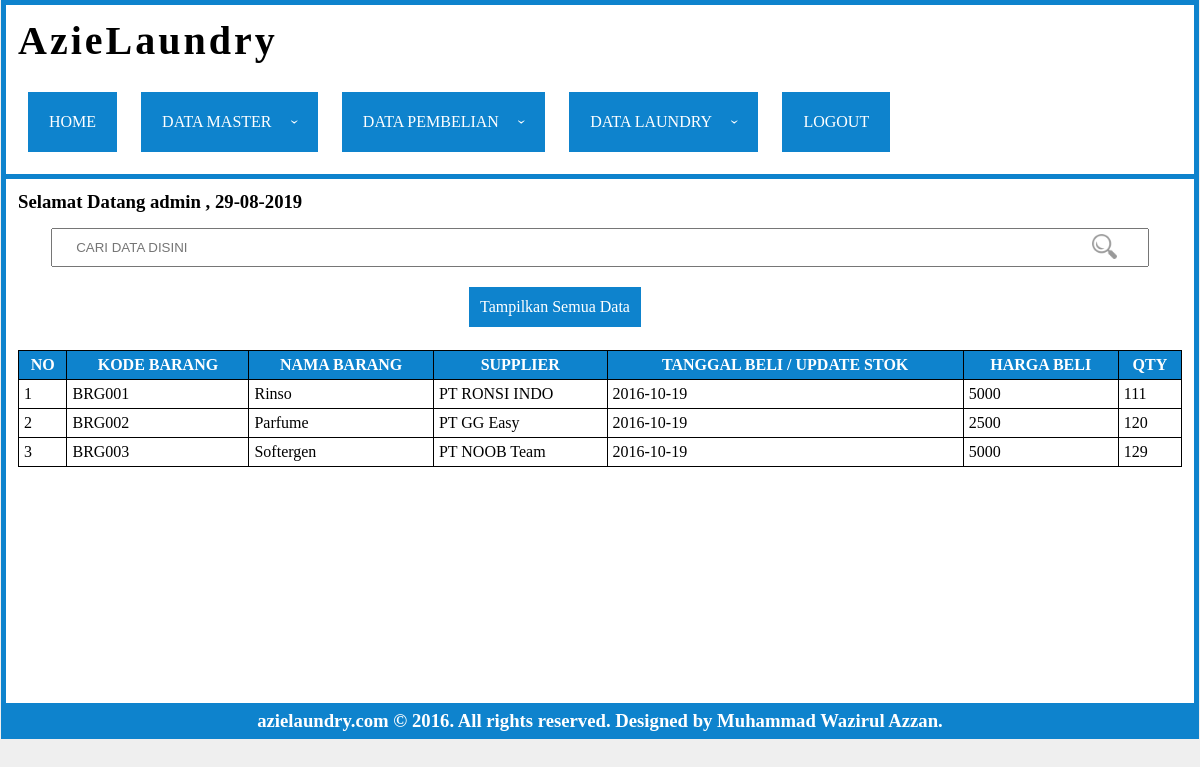
The app's page /index.php?page=barang (signed in) with its own data.
### tables this page shows
CREATE TABLE `tbl_akun` (
  `id` int(11) NOT NULL,
  `username` varchar(50) NOT NULL,
  `password` varchar(50) NOT NULL,
  `nama` varchar(50) NOT NULL,
  `alamat` varchar(100) NOT NULL,
  `status` varchar(50) NOT NULL
);

CREATE TABLE `tbl_barang` (
  `kode_barang` varchar(10) NOT NULL,
  `nama_barang` varchar(100) NOT NULL,
  `supplier` varchar(100) NOT NULL,
  `qty` int(11) NOT NULL,
  `tgl_bu_stok` date NOT NULL,
  `jam_bu_stok` time NOT NULL,
  `hrg_beli` int(11) NOT NULL
);

### conn/cek-login.php (called while the page is built, shortened)
<?php
include 'conn.php';
	$username = $_SESSION['username'];
	$q = mysqli_query($conn,"SELECT * from tbl_akun where username = '".$username."'");
	$data = mysqli_fetch_array($q);
	$nama = $data['nama'];
?>

### page/barang/read.php (the view, shortened to what this page needs)
<form method="post" id="pencarian">
	<input type="text" name="acuan" placeholder="CARI DATA DISINI" id="pencarian"><span class="search-icon"><img src="img/search.png"></span></input>
</form>
<ul id="submenu">
	<li><a class="alldata">Tampilkan Semua Data</a></li>
</ul>
<br>
<table>
	<thead>
		<tr>
			<th>No</th>
			<th>Kode Barang</th>
			<th>nama barang</th>
			<th>supplier</th>
			<th>tanggal beli / update stok</th>
			<th>harga beli</th>
			<th>qty</th>
		</tr>
	</thead>
	<tbody>
		<?php
		$no = 1;
		if (isset($_POST['acuan'])) {
			$acuan = $_POST['acuan'];
			$query = mysqli_query($conn,"SELECT * FROM  tbl_barang b where b.kode_barang like '%$acuan%' or b.supplier like '%$acuan%' or b.tgl_bu_stok like '%$acuan%' or b.hrg_beli like '%$acuan%' or b.qty like '%$acuan%'");
		}else{
			$query = mysqli_query($conn,"SELECT * FROM  tbl_barang");
		}
		while($data = mysqli_fetch_array($query)){
		?>
		<tr>
			<td><?=$no?></td>
			<td><?=$data['kode_barang']?></td>
			<td><?=$data['nama_barang']?></td>
			<td><?=$data['supplier']?></td>
			<td><?=$data['tgl_bu_stok']?></td>
			<td><?=$data['hrg_beli']?></td>
			<td><?=$data['qty']?></td>
		</tr>
		<?php
		$no++;
		}
		?>
	</tbody>
</table>

### index.php (shortened to what this page needs)
<?php
include 'conn/cek-login.php';
?>
<!DOCTYPE html>
<html>
<head>
<link rel="stylesheet" type="text/css" href="css/index.css">
</head>
<body>
<div id="header">
		<h1>AzieLaundry</h1><br>
		<div class="menu">
			<ul class="nav-ul">
				<li class="nav-li"><a href="index.php">home</a></li>
				<li class="nav-li"><a>data master<span class="arrow"></span></a>
				</li>
				<li class="nav-li"><a>data pembelian<span class="arrow"></span></a>
				</li>
				<li class="nav-li"><a>data laundry<span class="arrow"></span></a>
				</li>
				<li class="nav-li"><a href="logout.php">logout</a></li>
			</ul>
		</div>
</div>
<div id="body">
	<h3>Selamat Datang <?=$nama?> , <?=date('d-m-Y')?></h3>
	<?php
	if (isset($_GET['page'])) {
		$page = $_GET['page'];
	}else{
		$page = "";
	}
	if(isset($_GET['id'])){$id = $_GET['id'];}else{$id="";}
	if ($page == "konsumen") {
		include 'page/konsumen/read.php';
	}else if ($page == "akun") {
		include 'page/akun/read.php';
	}else if ($page == "akun-add" || $page == "akun-edit"){
		include 'form.php';
	}else if($page == "akun-del"){
		header("location:page/akun/action.php?aksi=del&id=$id");
	}else if ($page == "konsumen-add" || $page == "konsumen-edit" || $page == "konsumen-add-keranjang"){
		include 'form.php';
	}else if($page == "konsumen-del"){
		header("location:page/konsumen/action.php?aksi=del&id=$id");
	}else if ($page == "karyawan") {
		include 'page/karyawan/read.php';
	}else if ($page == "karyawan-add" || $page == "karyawan-edit"){
		include 'form.php';
	}else if($page == "karyawan-del"){
		header("location:page/karyawan/action.php?aksi=del&id=$id");
	}else if ($page == "supplier") {
		include 'page/supplier/read.php';
	}else if ($page == "supplier-add" || $page == "supplier-edit"){
		include 'form.php';
	}else if($page == "supplier-del"){
		header("location:page/supplier/action.php?aksi=del&id=$id");
	}else if ($page == "barang") {
		include 'page/barang/read.php';
	}else if ($page == "pembelian") {
		include 'page/pembelian/read.php';
	}else if ($page == "pembelian-add"){
		include 'form.php';
	}else if ($page == "pembelian-add-lama"){
		include 'form.php';
	}else if ($page == "histori-pembelian") {
		include 'page/histori-pembelian/read.php';
	}else if ($page == "histori-pembelian-download") {
		include 'form.php';
	}else if ($page == "jenis-laundry") {
		include 'page/jnslaundry/read.php';
	}else if ($page == "jenis-laundry-add" || $page == "jenis-laundry-edit"){
		include 'form.php';
	}else if($page == "jenis-laundry-del"){
		header("location:page/jnslaundry/action.php?aksi=del&id=$id");
	}else if ($page == "jenis-pakaian") {
		include 'page/jnspakaian/read.php';
	}else if ($page == "jenis-pakaian-add" || $page == "jenis-pakaian-edit"){
		include 'form.php';
	}else if($page == "jenis-pakaian-del"){
		header("location:page/jnspakaian/action.php?aksi=del&id=$id");
	}else if ($page == "tarif") {
		include 'page/tarif/read.php';
	}else if ($page == "tarif-add" || $page == "tarif-edit"){
		include 'form.php';
	}else if($page == "tarif-del"){
		header("location:page/tarif/action.php?aksi=del&id=$id");
	}else if ($page == "keranjang") {
		include 'page/keranjang/read.php';
	}else if($page == "keranjang-add" || $page == "set-keranjang"){
		include 'form.php';
	}else if($page == "ganti-keranjang"){
		header('location:page/keranjang/action.php?aksi=ganti-keranjang');
	}else if($page == "submit-transaksi"){
		header('location:page/keranjang/action.php?aksi=submit-transaksi');
	}else if ($page == "transaksi" || $page == "lihat-transaksi") {
		include 'page/transaksi/read.php';
	}else if ($page == "penggunaan-barang") {
		include 'page/penggunaan-barang/read.php';
	}else{
		echo "Pilih Menu Sub";
	}
	?>
</div>
<div id="footer">
	<h3>azielaundry.com © 2016. All rights reserved. Designed by Muhammad Wazirul Azzan.</h3>
</div>
</body>
</html>

### css/index.css (style rules this page uses)
* { margin: 0; padding: 0; }
a { text-decoration: none; }
ul { list-style: none; }
body { background: #efefef; }
#header { background: #fff; display: block; margin: 0 auto; width: 97%; padding: 1%; height: auto; border:5px solid #0e83cd; border-bottom: 0px solid transparent; }
#header h1 { font-family: comic sans ms; letter-spacing: 3px; font-size: 40px; }
.menu li { display: inline-block; margin: 10px; }
.menu { text-transform: uppercase; }
.nav-li a { display: block; padding: 20px; color: white; cursor: pointer; border:1px solid transparent; background: #0e83cd; }
#body { width: 97%; padding: 1%; margin: 0 auto; display: block; background: white; border:5px solid #0e83cd; border-collapse: collapse; overflow: auto; height: 500px; }
#footer { width: 97%; padding: 2px 1%; margin: 0 auto; display: block; background: white; border:5px solid #0e83cd; border-top: 0px solid white; background: #0e83cd; font-family: comic sans ms; text-align: center; color: white; border-collapse: collapse; }
#body table { width:100%; margin: 0 auto; border:1px solid #000; border-collapse: collapse; }
#body table th,#body table td { border: 1px solid black; padding: 5px; }
#body table thead { background: #0e83cd; color: white; text-transform: uppercase; }
#body table tbody { vertical-align: top; text-transform: capitalize; }
#pencarian { margin: 15px 0; }
#pencarian input[type='text'] { padding: 10px 2%; width: 90%; display: block; margin: 0 auto; }
.search-icon { position: relative; font-size: 25px; float: right; margin-right: 65px; top: -33px; cursor: pointer; }
.search-icon img { width: 25px; height: 25px; opacity: 0.8; }
#submenu { width: 100%; text-align: center; }
#submenu li { margin: 5px; display: inline-block; }
#submenu li a { display: block; padding: 10px; color: white; cursor: pointer; border:1px solid transparent; transition: all ease-in-out 0.5s; background: #0e83cd; }

### records on screen
tbl_akun: nama "admin"
tbl_barang: kode_barang "BRG001", nama_barang "Rinso", supplier "PT RONSI INDO", tgl_bu_stok "2016-10-19", hrg_beli "5000", qty "111"
tbl_barang: kode_barang "BRG002", nama_barang "Parfume", supplier "PT GG Easy", tgl_bu_stok "2016-10-19", hrg_beli "2500", qty "120"
tbl_barang: kode_barang "BRG003", nama_barang "Softergen", supplier "PT NOOB Team", tgl_bu_stok "2016-10-19", hrg_beli "5000", qty "129"
